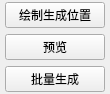
            <widget class="QWidget" name="page_6">
             <property name="geometry">
              <rect>
               <x>0</x>
               <y>0</y>
               <width>110</width>
               <height>94</height>
              </rect>
             </property>
             <attribute name="label">
              <string>       伪标注合成</string>
             </attribute>
             <layout class="QVBoxLayout" name="verticalLayout_9">
              <property name="spacing">
               <number>6</number>
              </property>
              <property name="leftMargin">
               <number>5</number>
              </property>
              <property name="topMargin">
               <number>2</number>
              </property>
              <property name="rightMargin">
               <number>5</number>
              </property>
              <property name="bottomMargin">
               <number>2</number>
              </property>
              <item>
               <widget class="QPushButton" name="pushButton_26">
                <property name="sizePolicy">
                 <sizepolicy hsizetype="Minimum" vsizetype="Fixed">
                  <horstretch>0</horstretch>
                  <verstretch>0</verstretch>
                 </sizepolicy>
                </property>
                <property name="minimumSize">
                 <size>
                  <width>100</width>
                  <height>0</height>
                 </size>
                </property>
                <property name="text">
                 <string>绘制生成位置</string>
                </property>
               </widget>
              </item>
              <item>
               <widget class="QPushButton" name="pushButton_29">
                <property name="sizePolicy">
                 <sizepolicy hsizetype="Minimum" vsizetype="Fixed">
                  <horstretch>0</horstretch>
                  <verstretch>0</verstretch>
                 </sizepolicy>
                </property>
                <property name="minimumSize">
                 <size>
                  <width>100</width>
                  <height>0</height>
                 </size>
                </property>
                <property name="text">
                 <string>预览</string>
                </property>
               </widget>
              </item>
              <item>
               <widget class="QPushButton" name="pushButton_30">
                <property name="sizePolicy">
                 <sizepolicy hsizetype="Minimum" vsizetype="Fixed">
                  <horstretch>0</horstretch>
                  <verstretch>0</verstretch>
                 </sizepolicy>
                </property>
                <property name="minimumSize">
                 <size>
                  <width>100</width>
                  <height>0</height>
                 </size>
                </property>
                <property name="text">
                 <string>批量生成</string>
                </property>
               </widget>
              </item>
              <item>
               <spacer name="verticalSpacer">
                <property name="orientation">
                 <enum>Qt::Vertical</enum>
                </property>
                <property name="sizeHint" stdset="0">
                 <size>
                  <width>20</width>
                  <height>40</height>
                 </size>
                </property>
               </spacer>
              </item>
             </layout>
            </widget>
